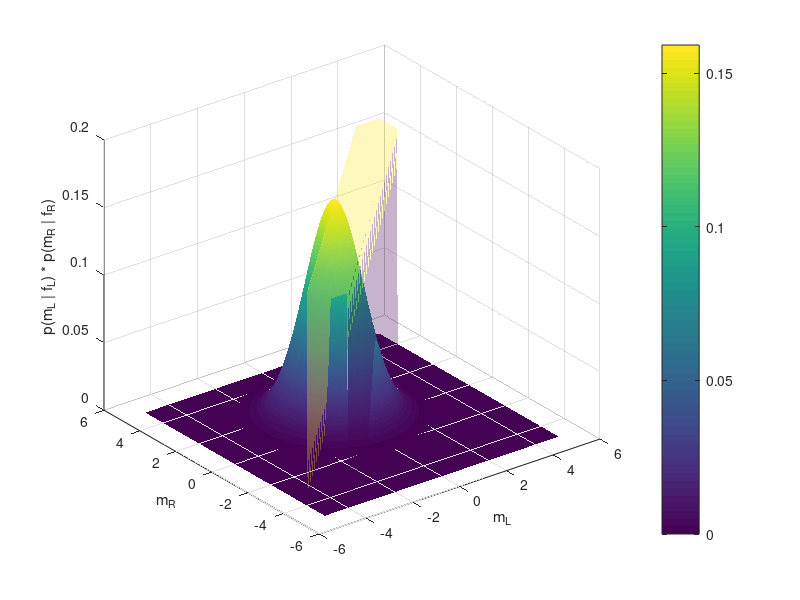
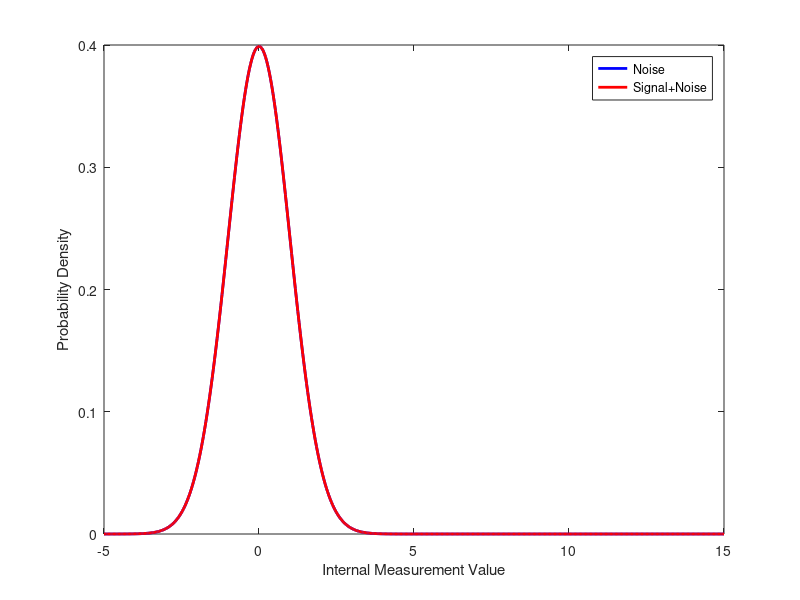
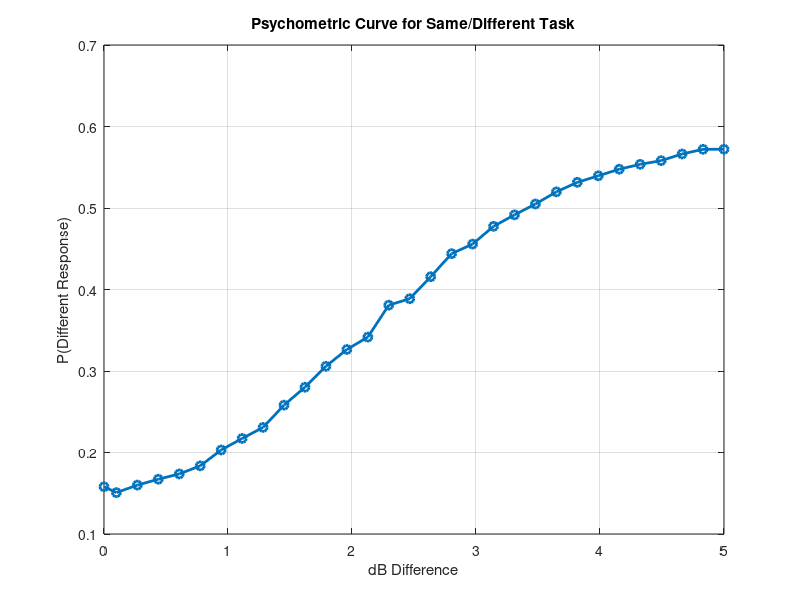

These charts were generated, in order, by the following MATLAB code:
%% PLOTTING JOINT PROBABILITY DENSITY
% Parameters
mu_L = 0;     % mean of left stimulus
mu_R = 1;     % mean of right stimulus
sigma = 1;    % standard deviation of both likelihoods
c = 1;        % decision threshold

% Create grid
x = linspace(-5, 5, 300);
y = linspace(-5, 5, 300);
[mL, mR] = meshgrid(x, y);

% Compute the likelihoods
p_mL = normpdf(mL, mu_L, sigma); % Evaluate PDF at each mL
p_mR = normpdf(mR, mu_R, sigma); % Evaluate PDF at each mR

% Compute the joint probability density
jointProb = p_mL .* p_mR;

% Plot the 2D surface
figure(1);
surf(mL, mR, jointProb, 'EdgeColor', 'none');
xlabel('m_L');
ylabel('m_R');
zlabel('p(m_L | f_L) * p(m_R | f_R)');
colorbar;

% Overlay the decision boundary (|mR - mL| < c) for the "same" region
hold on;
% Mask for "same" region
same_region = abs(mR - mL) < c;
% 2D pairs correspond to points on XY plane, the joint probability values
% (the heights) make a 3D surface

% Plot the same region as a transparent surface
h = surf(mL, mR, double(same_region) .* max(jointProb(:)), 'EdgeColor', 'none');
set(h, 'FaceAlpha', 0.3);

%% SIMULATING THE SAME-DIFFERENT TASK
close all; clear all

nTrials = 5000;              
dB_values = [0 linspace(0.1,5,30)]; 
sigma = 1;                  
criterion = 2; % a higher criterion is more conservative in saying different         

pDifferent = zeros(size(dB_values));  

for i = 1:length(dB_values)
    delta = dB_values(i);  % Signal difference (dB)

    % Create noise and signal+noise distributions
    noiseDist = makedist('Normal', 'mu', 0, 'sigma', sigma);
    signalDist = makedist('Normal', 'mu', delta, 'sigma', sigma);

    % Visualize the distributions for the nth dB value
    if i == 1
        x = linspace(-5, 15, 500); % Internal measurement values (Hz)
        figure(3);
        plot(x, pdf(noiseDist, x), 'b-', 'LineWidth', 2); hold on;
        plot(x, pdf(signalDist, x), 'r-', 'LineWidth', 2);
        legend('Noise', 'Signal+Noise');
        xlabel('Internal Measurement Value');
        ylabel('Probability Density');
    end

    % Sample from the distributions
    % Draws a column vector with nTrials rows and 1 column
    mL_same = random(noiseDist, nTrials, 1);  % both sampled from noiseDist
    mR_same = random(noiseDist, nTrials, 1);

    mL_diff = random(noiseDist, nTrials, 1);      % different: left stimulus = noise
    mR_diff = random(signalDist, nTrials, 1);     % different: right = signal+noise

    % Decision rule: if abs(mL - mR) >= criterion, they are "different"
    % Identifying SAME trials where they choose different 
    same_decisions = abs(mL_same - mR_same) >= criterion;
    
    % Identifying DIFF trials where they choose different
    diff_decisions = abs(mL_diff - mR_diff) >= criterion;
    
    % Total trials: half same, half different
    total_decisions = [same_decisions; diff_decisions];
    
    % Proportion of trials judged as "different"
    pDifferent(i) = sum(total_decisions)/length(total_decisions);
end

figure(4);
plot(dB_values, pDifferent, 'o-', 'LineWidth', 2);
xlabel('dB Difference');
ylabel('P(Different Response)');
title('Psychometric Curve for Same/Different Task');
grid on;
